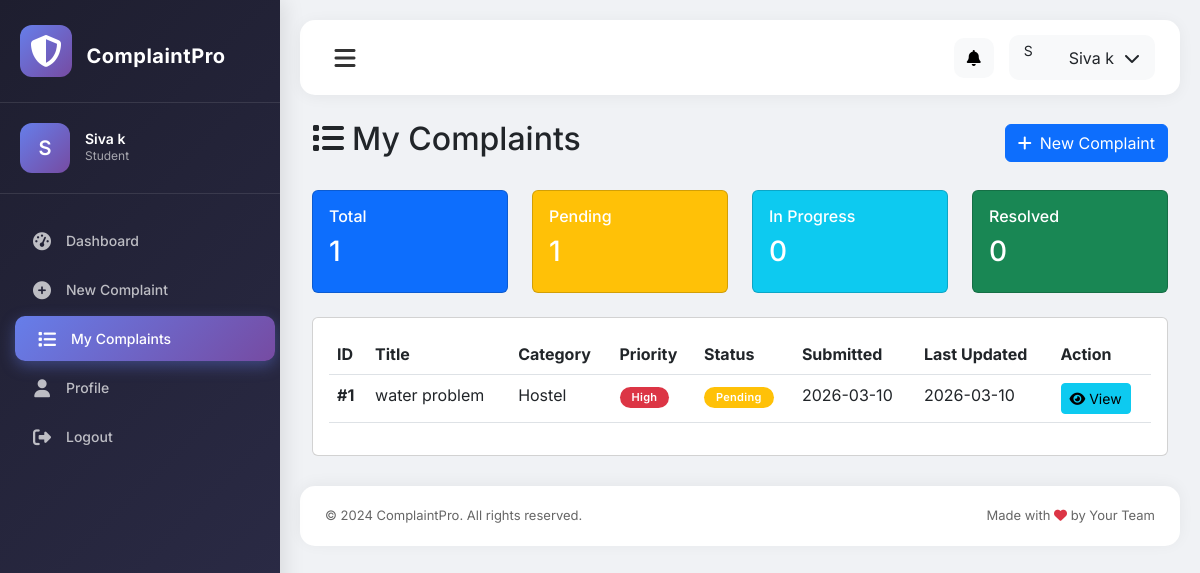
Page /my-complaints (signed in) on the earlier database version.
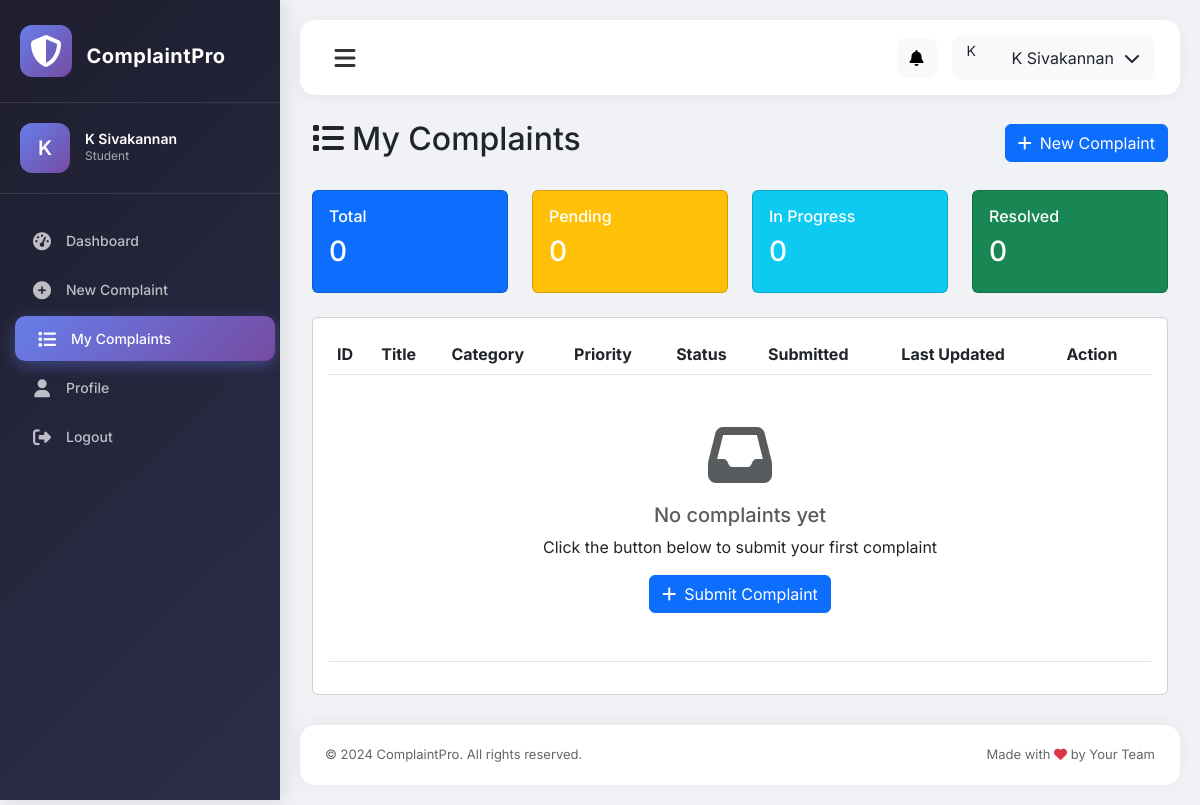
Same page on the later database version.
### app.py (models this page shows)
class Complaint(db.Model):
    __tablename__ = 'complaint'
    id = db.Column(db.Integer, primary_key=True)
    user_id = db.Column(db.Integer, db.ForeignKey('user.id'), nullable=False)
    title = db.Column(db.String(200), nullable=False)
    description = db.Column(db.Text, nullable=False)
    category = db.Column(db.String(50), nullable=False)
    priority = db.Column(db.String(20), default='Medium')
    status = db.Column(db.String(20), default='Pending')
    assigned_to = db.Column(db.Integer, db.ForeignKey('user.id'))
    submitted_at = db.Column(db.DateTime, default=datetime.utcnow)
    last_updated = db.Column(db.DateTime, default=datetime.utcnow, onupdate=datetime.utcnow)
    resolved_at = db.Column(db.DateTime)
    attachment = db.Column(db.String(200))
    anonymous = db.Column(db.Boolean, default=False)
    feedback_rating = db.Column(db.Integer)
    feedback_comment = db.Column(db.Text)

### app.py (the view)
@app.route('/my-complaints')
@login_required
def my_complaints():
    complaints = Complaint.query.filter_by(user_id=session['user_id']).order_by(Complaint.submitted_at.desc()).all()
    stats = {
        'total': len(complaints),
        'pending': sum(1 for c in complaints if c.status == 'Pending'),
        'in_progress': sum(1 for c in complaints if c.status == 'In Progress'),
        'resolved': sum(1 for c in complaints if c.status == 'Resolved')
    }
    return render_template('my_complaints.html', complaints=complaints, stats=stats)

### app.py (called while the page is built)
def login_required(f):
    @wraps(f)
    def decorated_function(*args, **kwargs):
        if 'user_id' not in session:
            flash('Please login first!', 'warning')
            return redirect(url_for('login'))
        return f(*args, **kwargs)
    return decorated_function

### templates/my_complaints.html (shortened to what the changed rows need)
{% extends "base.html" %}
{% block content %}
<div class="container-fluid">
    <div class="d-flex justify-content-between align-items-center mb-4">
        <h2><i class="fas fa-list me-2"></i>My Complaints</h2>
    </div>
    <div class="row mb-4">
        <div class="col-md-3">
            <div class="card bg-primary text-white">
                <div class="card-body">
                    <h6>Total</h6>
                    <h3>{{ complaints|length }}</h3>
                </div>
            </div>
        </div>
        <div class="col-md-3">
            <div class="card bg-warning text-white">
                <div class="card-body">
                    <h6>Pending</h6>
                    <h3>{{ complaints|selectattr('status', 'equalto', 'Pending')|list|length }}</h3>
                </div>
            </div>
        </div>
    </div>
    <div class="card">
        <div class="card-body">
            <div class="table-responsive">
                <table class="table table-hover">
                    <thead>
                        <tr>
                            <th>ID</th>
                            <th>Title</th>
                            <th>Category</th>
                            <th>Priority</th>
                            <th>Status</th>
                            <th>Submitted</th>
                            <th>Last Updated</th>
                            <th>Action</th>
                        </tr>
                    </thead>
                    <tbody>
                        {% for complaint in complaints %}
                        <tr>
                            <td><strong>#{{ complaint.id }}</strong></td>
                            <td>{{ complaint.title[:50] }}{% if complaint.title|length > 50 %}...{% endif %}</td>
                            <td>{{ complaint.category }}</td>
                            <td>
                                <span class="badge bg-{{ 'danger' if complaint.priority == 'High' else 'warning' if complaint.priority == 'Medium' else 'success' }}">
                                    {{ complaint.priority }}
                                </span>
                            </td>
                            <td>
                                <span class="badge bg-{{ 'warning' if complaint.status == 'Pending' else 'info' if complaint.status == 'In Progress' else 'success' }}">
                                    {{ complaint.status }}
                                </span>
                            </td>
                            <td>{{ complaint.submitted_at.strftime('%Y-%m-%d') }}</td>
                            <td>{{ complaint.last_updated.strftime('%Y-%m-%d') }}</td>
                            <td>
                                <a href="{{ url_for('view_complaint', complaint_id=complaint.id) }}"
                                   class="btn btn-sm btn-info">
                                    <i class="fas fa-eye"></i> View
                                </a>
                            </td>
                        </tr>
                        {% else %}
                        <tr>
                            <td colspan="8" class="text-center py-5">
                                <i class="fas fa-inbox fa-4x text-muted mb-3"></i>
                                <h5 class="text-muted">No complaints yet</h5>
                                <p>Click the button below to submit your first complaint</p>
                                <a href="{{ url_for('new_complaint') }}" class="btn btn-primary">
                                    <i class="fas fa-plus me-2"></i>Submit Complaint
                                </a>
                            </td>
                        </tr>
                        {% endfor %}
                    </tbody>
                </table>
            </div>
        </div>
    </div>
</div>
{% endblock %}

Differences in the rows shown:
removed Complaint: id "1", title "water problem", category "Hostel", priority "High", status "Pending", submitted_at "2026-03-10", last_updated "2026-03-10"
Other differences:
{{ session['full_name'][0] }}: "S" → "K"
{{ session['full_name'] }}: "Siva k" → "K Sivakannan"
{{ session.get('full_name', 'U')[0] }}: "S" → "K"
{{ session.get('full_name', 'Guest') }}: "Siva k" → "K Sivakannan"
{{ complaints|length }}: "1" → "0"
{{ complaints|selectattr('status', 'equalto', 'Pending')|list|length }}: "1" → "0"
text now shown: "No complaints yet Click the button below to submit your first complaint Submit Complaint"
